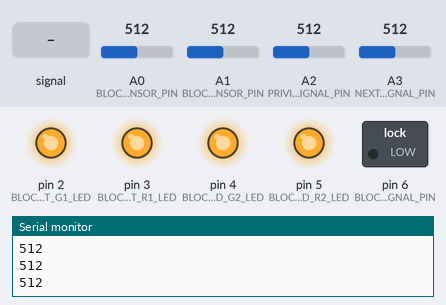
Simulated run of this sketch. Board: Arduino Uno, built with avr-gcc and run on an emulated ATmega328P. On the bench: switched loads named in the sketch (green lamp = pin HIGH), output pins drawn as LEDs (lit = HIGH), the last lines printed to the serial monitor. Dashed ring = blinking. The test bench sets the inputs (shaded band); at power-on: A0 (BLOCK_STARTING_SENSOR_PIN) = 512, A1 (BLOCK_ENDING_SENSOR_PIN) = 512, A2 (PRIVIOUS_BLOCK_REC_SIGNAL_PIN) = 512, A3 (NEXT_BLOCK_REC_SIGNAL_PIN) = 512.

Above: at 1.5 s.
1.6 s: A2 (PRIVIOUS_BLOCK_REC_SIGNAL_PIN) fed a 1000 Hz sine of ±255 counts around its level
At 4.9 s:
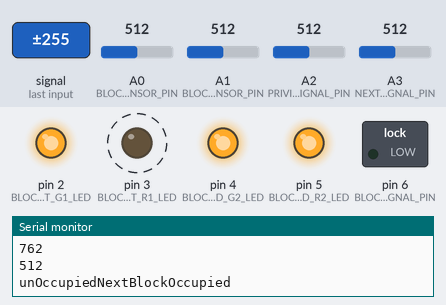
5.0 s: A3 (NEXT_BLOCK_REC_SIGNAL_PIN) fed a 200 Hz sine of ±255 counts around its level
At 8.0 s:
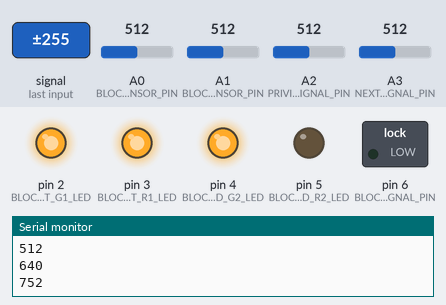
8.4 s: A0 (BLOCK_STARTING_SENSOR_PIN) set to 306
At 10.2 s:
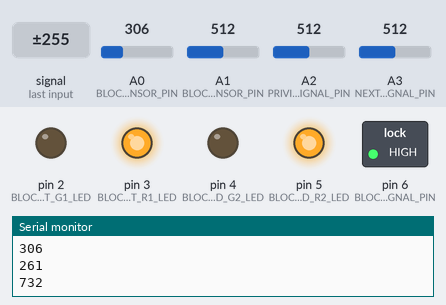
Timing chart, 0 to 11.7 s (numbered marks = the images above; inputs shaded):
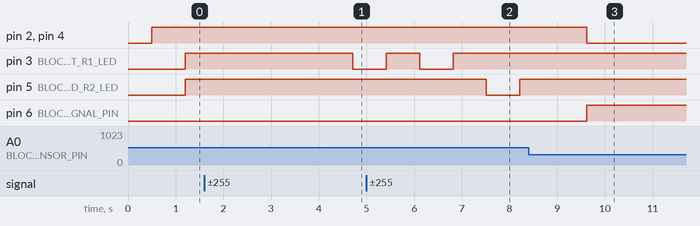

Measured:
- after the input at 1.6 s, pin 3 (BLOCK_START_R1_LED): HIGH → LOW after 3.1 s
- after the input at 5.0 s, pin 5 (BLOCK_END_R2_LED): HIGH → LOW after 2.5 s, → HIGH 0.70 s later
- after the input at 8.4 s, pin 2 (BLOCK_START_G1_LED), pin 4 (BLOCK_END_G2_LED): HIGH → LOW after 1.2 s; pin 3 (BLOCK_START_R1_LED): stops changing and stays HIGH; pin 5 (BLOCK_END_R2_LED): stays HIGH (without the input it goes to LOW after 4.0 s); pin 6 (BLOCK_OCCUPIED_SIGNAL_PIN): LOW → HIGH after 1.2 s

The sketch:

rgb-led-multiblock-signal-system.ino
```cpp
#define BLOCK_STARTING_SENSOR_PIN A0 //Sensor is setup on pin A0
#define BLOCK_ENDING_SENSOR_PIN A1 //Sensor is setup on pin A1

#define BLOCK_START_G1_LED 2 // Green Signal 1 is digital pin 2
#define BLOCK_START_R1_LED 3// Red Signal 1 is digital pin 3
#define BLOCK_END_G2_LED 4// Green Signal 2 is digital pin 4
#define BLOCK_END_R2_LED 5 //Red Signal 2 is digital pin 5

#define BLOCK_OCCUPIED_SIGNAL_PIN 6 // The transmit pin for the previous and next block in the sequence
#define PRIVIOUS_BLOCK_REC_SIGNAL_PIN A2// The recieve pin for the previous block in the sequence
#define NEXT_BLOCK_REC_SIGNAL_PIN A3// The recieve pin for the next block in the sequence

#define OFF LOW
#define ON  HIGH
#define DELAY_VALUE 200
#define SENSOR_COMP_VALUE 500
#define BLOCK_SIGNAL_REC_VALUE 300
#define BLOCK_SIGNAL_SEND_VALUE 1023

// to enable and display the console data print
const bool displayOn = true;

int blockStartingSensorVal = -1;
int blockEndingSensorVal = -1;
int prevBlockOccupiedSignalVal = -1;
int nxtBlockOccupiedSignalVal  = -1;


enum SIGNAL_STATES {
  CURRENT_UNOCCUPIED_BLOCK,
  CURRENT_UNOCCUPIED_NEXT_OCCUPIED,
  CURRENT_UNOCCUPIED_PRIVIOUS_OCCUPIED,
  CURRENT_UNOCCUPIED_PRIVIOUS_NEXT_OCCUPIED,
  OCCUPYING_FROM_START,
  OCCUPYING_FROM_END,
  OCCUPIED_BLOCK,
};

SIGNAL_STATES signalState = CURRENT_UNOCCUPIED_BLOCK;

void setup() {
  Serial.begin(9600);

  //Establish all of our pins at inputs or outputs
  pinMode(BLOCK_STARTING_SENSOR_PIN, INPUT);
  pinMode(BLOCK_ENDING_SENSOR_PIN, INPUT);
  pinMode(BLOCK_START_G1_LED, OUTPUT);
  pinMode(BLOCK_START_R1_LED, OUTPUT);
  pinMode(BLOCK_END_G2_LED, OUTPUT);
  pinMode(BLOCK_END_R2_LED, OUTPUT);
  pinMode(BLOCK_OCCUPIED_SIGNAL_PIN, OUTPUT);
  pinMode(PRIVIOUS_BLOCK_REC_SIGNAL_PIN, INPUT);
  pinMode(NEXT_BLOCK_REC_SIGNAL_PIN, INPUT);

}

void loop() {

  blockStartingSensorVal = analogRead(BLOCK_STARTING_SENSOR_PIN);
  blockEndingSensorVal = analogRead(BLOCK_ENDING_SENSOR_PIN);
  prevBlockOccupiedSignalVal = analogRead(PRIVIOUS_BLOCK_REC_SIGNAL_PIN);
  nxtBlockOccupiedSignalVal = analogRead(NEXT_BLOCK_REC_SIGNAL_PIN);

  if (displayOn) {
    display();
  }

  delay(SENSOR_COMP_VALUE);

  switch (signalState) {
    case CURRENT_UNOCCUPIED_BLOCK:
      unOccupiedBlock(blockStartingSensorVal, blockEndingSensorVal,
                      prevBlockOccupiedSignalVal, nxtBlockOccupiedSignalVal);
      break;
    case CURRENT_UNOCCUPIED_NEXT_OCCUPIED:
      unOccupiedNextBlockOccupied(blockStartingSensorVal, blockEndingSensorVal,
                                  prevBlockOccupiedSignalVal, nxtBlockOccupiedSignalVal);
      break;
    case CURRENT_UNOCCUPIED_PRIVIOUS_OCCUPIED:
      unOccupiedPreviousBlockOccupied(blockStartingSensorVal, blockEndingSensorVal,
                                      prevBlockOccupiedSignalVal, nxtBlockOccupiedSignalVal);
      break;
    case CURRENT_UNOCCUPIED_PRIVIOUS_NEXT_OCCUPIED:
      unOccupiedPreviousAndNextBlockOccupied(blockStartingSensorVal, blockEndingSensorVal,
                                             prevBlockOccupiedSignalVal, nxtBlockOccupiedSignalVal);
      break;
    case OCCUPYING_FROM_START:
      occupyingFromStartOfBlock(blockStartingSensorVal, blockEndingSensorVal);
      break;
    case OCCUPYING_FROM_END:
      occupyingFromEndOfBlock(blockStartingSensorVal, blockEndingSensorVal);
      break;
    case OCCUPIED_BLOCK:
      occupiedBlock(blockStartingSensorVal, blockEndingSensorVal);
      break;
  }
}


void unOccupiedBlock(int blockStartingSensorVal, int blockEndingSensorVal,
                     int prevBlockOccupiedSignalVal, int nxtBlockOccupiedSignalVal) {

  Serial.println("unOccupiedBlock");

  blockStartGreen1On();
  blockEndGreen2On();

  analogWrite(BLOCK_OCCUPIED_SIGNAL_PIN, 0);
  delay(DELAY_VALUE);

  if ((blockStartingSensorVal > SENSOR_COMP_VALUE)
      && (blockEndingSensorVal > SENSOR_COMP_VALUE)
      && (prevBlockOccupiedSignalVal < BLOCK_SIGNAL_REC_VALUE)
      && (nxtBlockOccupiedSignalVal > BLOCK_SIGNAL_REC_VALUE)) {
    signalState = CURRENT_UNOCCUPIED_NEXT_OCCUPIED;
  } else if ((blockStartingSensorVal > SENSOR_COMP_VALUE)
             && (blockEndingSensorVal > SENSOR_COMP_VALUE)
             && (prevBlockOccupiedSignalVal > BLOCK_SIGNAL_REC_VALUE)
             && (nxtBlockOccupiedSignalVal < BLOCK_SIGNAL_REC_VALUE)) {
    signalState = CURRENT_UNOCCUPIED_PRIVIOUS_OCCUPIED;
  } else if ((blockStartingSensorVal > SENSOR_COMP_VALUE)
             && (blockEndingSensorVal > SENSOR_COMP_VALUE)
             && (prevBlockOccupiedSignalVal > BLOCK_SIGNAL_REC_VALUE)
             && (nxtBlockOccupiedSignalVal > BLOCK_SIGNAL_REC_VALUE)) {
    signalState = CURRENT_UNOCCUPIED_PRIVIOUS_NEXT_OCCUPIED;
  } else if ((blockStartingSensorVal < SENSOR_COMP_VALUE)
             && (blockEndingSensorVal > SENSOR_COMP_VALUE)) {
    signalState = OCCUPYING_FROM_START;
  } else if ((blockStartingSensorVal > SENSOR_COMP_VALUE)
             && (blockEndingSensorVal < SENSOR_COMP_VALUE)) {
    signalState = OCCUPYING_FROM_END;
  }
}

void unOccupiedNextBlockOccupied(int blockStartingSensorVal, int blockEndingSensorVal,
                                 int prevBlockOccupiedSignalVal, int nxtBlockOccupiedSignalVal) {

  Serial.println("unOccupiedNextBlockOccupied");

  blockStartGreen1On();
  blockEndYellow2On();

  analogWrite(BLOCK_OCCUPIED_SIGNAL_PIN, 0);
  delay(DELAY_VALUE);

  if ((blockStartingSensorVal > SENSOR_COMP_VALUE)
      && (blockEndingSensorVal > SENSOR_COMP_VALUE)
      && (prevBlockOccupiedSignalVal < BLOCK_SIGNAL_REC_VALUE)
      && (nxtBlockOccupiedSignalVal < BLOCK_SIGNAL_REC_VALUE)) {
    signalState = CURRENT_UNOCCUPIED_BLOCK;//block not occupied No adjacent blocks occupied
  } else if ((blockStartingSensorVal > SENSOR_COMP_VALUE)
             && (blockEndingSensorVal > SENSOR_COMP_VALUE)
             && (prevBlockOccupiedSignalVal > BLOCK_SIGNAL_REC_VALUE)
             && (nxtBlockOccupiedSignalVal < BLOCK_SIGNAL_REC_VALUE)) {
    signalState = CURRENT_UNOCCUPIED_PRIVIOUS_OCCUPIED;
  } else if ((blockStartingSensorVal > SENSOR_COMP_VALUE)
             && (blockEndingSensorVal > SENSOR_COMP_VALUE)
             && (prevBlockOccupiedSignalVal > BLOCK_SIGNAL_REC_VALUE)
             && (nxtBlockOccupiedSignalVal > BLOCK_SIGNAL_REC_VALUE)) {
    signalState = CURRENT_UNOCCUPIED_PRIVIOUS_NEXT_OCCUPIED;
  } else if ((blockStartingSensorVal < SENSOR_COMP_VALUE)
             && (blockEndingSensorVal > SENSOR_COMP_VALUE)) {
    signalState = OCCUPYING_FROM_START;
  } else if ((blockStartingSensorVal > SENSOR_COMP_VALUE)
             && (blockEndingSensorVal < SENSOR_COMP_VALUE)) {
    signalState = OCCUPYING_FROM_END;
  }
}

void unOccupiedPreviousBlockOccupied(int blockStartingSensorVal, int blockEndingSensorVal,
                                     int prevBlockOccupiedSignalVal, int nxtBlockOccupiedSignalVal) {

  Serial.println("unOccupiedPreviousBlockOccupied");

  blockStartYellow1On();
  blockEndGreen2On();

  analogWrite(BLOCK_OCCUPIED_SIGNAL_PIN, 0);
  delay(DELAY_VALUE);

  if ((blockStartingSensorVal > SENSOR_COMP_VALUE)
      && (blockEndingSensorVal > SENSOR_COMP_VALUE)
      && (prevBlockOccupiedSignalVal < BLOCK_SIGNAL_REC_VALUE)
      && (nxtBlockOccupiedSignalVal < BLOCK_SIGNAL_REC_VALUE)) {
    signalState = CURRENT_UNOCCUPIED_BLOCK;
  } else if ((blockStartingSensorVal > SENSOR_COMP_VALUE)
             && (blockEndingSensorVal > SENSOR_COMP_VALUE)
             && (prevBlockOccupiedSignalVal < BLOCK_SIGNAL_REC_VALUE)
             && (nxtBlockOccupiedSignalVal > BLOCK_SIGNAL_REC_VALUE)) {
    signalState = CURRENT_UNOCCUPIED_NEXT_OCCUPIED;
  } else if ((blockStartingSensorVal > SENSOR_COMP_VALUE)
             && (blockEndingSensorVal > SENSOR_COMP_VALUE)
             && (prevBlockOccupiedSignalVal > BLOCK_SIGNAL_REC_VALUE)
             && (nxtBlockOccupiedSignalVal > BLOCK_SIGNAL_REC_VALUE)) {
    signalState = CURRENT_UNOCCUPIED_PRIVIOUS_NEXT_OCCUPIED;
  } else if ((blockStartingSensorVal < SENSOR_COMP_VALUE)
             && (blockEndingSensorVal > SENSOR_COMP_VALUE)) {
    signalState = OCCUPYING_FROM_START;
  } else if ((blockStartingSensorVal > SENSOR_COMP_VALUE)
             && (blockEndingSensorVal < SENSOR_COMP_VALUE)) {
    signalState = OCCUPYING_FROM_END;
  }
}

void unOccupiedPreviousAndNextBlockOccupied(int blockStartingSensorVal, int blockEndingSensorVal,
    int prevBlockOccupiedSignalVal, int nxtBlockOccupiedSignalVal) {

  Serial.println("unOccupiedPreviousAndNextBlockOccupied");

  blockStartYellow1On();
  blockEndYellow2On();

  analogWrite(BLOCK_OCCUPIED_SIGNAL_PIN, 0);
  delay(DELAY_VALUE);

  if ((blockStartingSensorVal > SENSOR_COMP_VALUE)
      && (blockEndingSensorVal > SENSOR_COMP_VALUE)
      && (prevBlockOccupiedSignalVal < BLOCK_SIGNAL_REC_VALUE)
      && (nxtBlockOccupiedSignalVal < BLOCK_SIGNAL_REC_VALUE)) {
    signalState = CURRENT_UNOCCUPIED_BLOCK;//block not occupied No adjacent blocks occupied
  } else if ((blockStartingSensorVal > SENSOR_COMP_VALUE)
             && (blockEndingSensorVal > SENSOR_COMP_VALUE)
             && (prevBlockOccupiedSignalVal < BLOCK_SIGNAL_REC_VALUE)
             && (nxtBlockOccupiedSignalVal > BLOCK_SIGNAL_REC_VALUE)) {
    signalState = CURRENT_UNOCCUPIED_NEXT_OCCUPIED;
  } else if ((blockStartingSensorVal > SENSOR_COMP_VALUE)
             && (blockEndingSensorVal > SENSOR_COMP_VALUE)
             && (prevBlockOccupiedSignalVal > BLOCK_SIGNAL_REC_VALUE)
             && (nxtBlockOccupiedSignalVal < BLOCK_SIGNAL_REC_VALUE)) {
    signalState = CURRENT_UNOCCUPIED_PRIVIOUS_OCCUPIED;
  } else if ((blockStartingSensorVal < SENSOR_COMP_VALUE)
             && (blockEndingSensorVal > SENSOR_COMP_VALUE)) {
    signalState = OCCUPYING_FROM_START;
  } else if ((blockStartingSensorVal > SENSOR_COMP_VALUE)
             && (blockEndingSensorVal < SENSOR_COMP_VALUE)) {
    signalState = OCCUPYING_FROM_END;
  }
}

void occupyingFromStartOfBlock(int blockStartingSensorVal, int blockEndingSensorVal) {

  Serial.println("occupyingFromStartOfBlock");

  blockStartRed1On();
  blockEndRed2On();

  analogWrite(BLOCK_OCCUPIED_SIGNAL_PIN, BLOCK_SIGNAL_SEND_VALUE);
  delay(DELAY_VALUE);

  if ((blockStartingSensorVal > SENSOR_COMP_VALUE) && (blockEndingSensorVal < SENSOR_COMP_VALUE)) {
    signalState = OCCUPIED_BLOCK;
  }
}

void occupyingFromEndOfBlock(int blockStartingSensorVal, int blockEndingSensorVal) {

  Serial.println("occupyingFromEndOfBlock");

  blockStartRed1On();
  blockEndRed2On();

  analogWrite(BLOCK_OCCUPIED_SIGNAL_PIN, BLOCK_SIGNAL_SEND_VALUE);
  delay(SENSOR_COMP_VALUE);

  if ((blockStartingSensorVal < SENSOR_COMP_VALUE)
      && (blockEndingSensorVal > SENSOR_COMP_VALUE)) {
    signalState = OCCUPIED_BLOCK;
  }
}


void occupiedBlock(int blockStartingSensorVal, int blockEndingSensorVal) {

  Serial.println("occupiedBlock");

  blockStartRed1On();
  blockEndRed2On();

  analogWrite(BLOCK_OCCUPIED_SIGNAL_PIN, BLOCK_SIGNAL_SEND_VALUE);
  delay(DELAY_VALUE);

  if ((blockStartingSensorVal > SENSOR_COMP_VALUE)
      && (blockEndingSensorVal > SENSOR_COMP_VALUE)) {
    signalState = CURRENT_UNOCCUPIED_BLOCK;
  }
}

void blockStartRed1On() {
  digitalWrite(BLOCK_START_G1_LED, OFF);
  digitalWrite(BLOCK_START_R1_LED, ON);
}

void blockEndRed2On() {
  digitalWrite(BLOCK_END_G2_LED, OFF);
  digitalWrite(BLOCK_END_R2_LED, ON);
}

void blockStartYellow1On() {
  digitalWrite(BLOCK_START_G1_LED, ON);
  digitalWrite(BLOCK_START_R1_LED, ON);
}

void blockEndYellow2On() {
  digitalWrite(BLOCK_END_G2_LED, ON);
  digitalWrite(BLOCK_END_R2_LED, ON);
}

void blockStartGreen1On() {
  digitalWrite(BLOCK_START_G1_LED, ON);
  digitalWrite(BLOCK_START_R1_LED, OFF);
}

void blockEndGreen2On() {
  digitalWrite(BLOCK_END_G2_LED, ON);
  digitalWrite(BLOCK_END_R2_LED, OFF);
}

void display( ) {
  Serial.println(blockStartingSensorVal);
  Serial.println(blockStartingSensorVal);
  Serial.println(prevBlockOccupiedSignalVal);
  Serial.println(nxtBlockOccupiedSignalVal);
}
```
